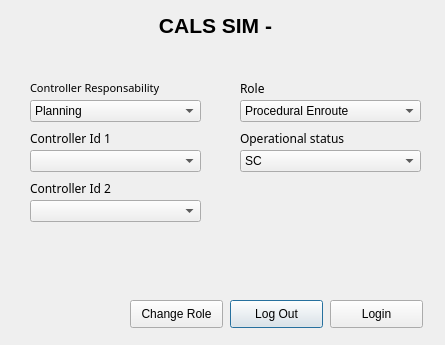
<?xml version="1.0" encoding="UTF-8"?>
<ui version="4.0">
 <class>Dialog</class>
 <widget class="QDialog" name="Dialog">
  <property name="geometry">
   <rect>
    <x>0</x>
    <y>0</y>
    <width>445</width>
    <height>345</height>
   </rect>
  </property>
  <property name="windowTitle">
   <string>Dialog</string>
  </property>
  <widget class="QLabel" name="label">
   <property name="geometry">
    <rect>
     <x>10</x>
     <y>10</y>
     <width>411</width>
     <height>31</height>
    </rect>
   </property>
   <property name="font">
    <font>
     <family>Nirmala UI</family>
     <pointsize>16</pointsize>
     <weight>75</weight>
     <bold>true</bold>
    </font>
   </property>
   <property name="text">
    <string>CALS SIM -</string>
   </property>
   <property name="alignment">
    <set>Qt::AlignCenter</set>
   </property>
  </widget>
  <widget class="QComboBox" name="controller_responsability">
   <property name="geometry">
    <rect>
     <x>30</x>
     <y>100</y>
     <width>171</width>
     <height>22</height>
    </rect>
   </property>
   <item>
    <property name="text">
     <string>Planning</string>
    </property>
   </item>
   <item>
    <property name="text">
     <string>Tactical</string>
    </property>
   </item>
   <item>
    <property name="text">
     <string>Weather</string>
    </property>
   </item>
  </widget>
  <widget class="QComboBox" name="role">
   <property name="geometry">
    <rect>
     <x>240</x>
     <y>100</y>
     <width>181</width>
     <height>22</height>
    </rect>
   </property>
   <item>
    <property name="text">
     <string>Procedural Enroute</string>
    </property>
   </item>
   <item>
    <property name="text">
     <string>Radar Terminal</string>
    </property>
   </item>
   <item>
    <property name="text">
     <string>Radar Arrivals</string>
    </property>
   </item>
   <item>
    <property name="text">
     <string>Radar Departures</string>
    </property>
   </item>
   <item>
    <property name="text">
     <string>Ground Procedural</string>
    </property>
   </item>
   <item>
    <property name="text">
     <string>Local Procedural</string>
    </property>
   </item>
  </widget>
  <widget class="QComboBox" name="operational_status">
   <property name="geometry">
    <rect>
     <x>240</x>
     <y>150</y>
     <width>181</width>
     <height>22</height>
    </rect>
   </property>
   <item>
    <property name="text">
     <string>SC</string>
    </property>
   </item>
   <item>
    <property name="text">
     <string>MCM</string>
    </property>
   </item>
   <item>
    <property name="text">
     <string>MCI</string>
    </property>
   </item>
   <item>
    <property name="text">
     <string>MCU</string>
    </property>
   </item>
  </widget>
  <widget class="QPushButton" name="logout">
   <property name="geometry">
    <rect>
     <x>230</x>
     <y>300</y>
     <width>93</width>
     <height>28</height>
    </rect>
   </property>
   <property name="font">
    <font>
     <family>MS Sans Serif</family>
     <pointsize>9</pointsize>
    </font>
   </property>
   <property name="text">
    <string>Log Out</string>
   </property>
  </widget>
  <widget class="QPushButton" name="change_role">
   <property name="geometry">
    <rect>
     <x>130</x>
     <y>300</y>
     <width>93</width>
     <height>28</height>
    </rect>
   </property>
   <property name="font">
    <font>
     <family>MS Sans Serif</family>
     <pointsize>9</pointsize>
    </font>
   </property>
   <property name="text">
    <string>Change Role</string>
   </property>
  </widget>
  <widget class="QLabel" name="label_2">
   <property name="geometry">
    <rect>
     <x>30</x>
     <y>180</y>
     <width>111</width>
     <height>16</height>
    </rect>
   </property>
   <property name="font">
    <font>
     <family>Sitka Small</family>
    </font>
   </property>
   <property name="text">
    <string>Controller Id 2</string>
   </property>
  </widget>
  <widget class="QLabel" name="label_3">
   <property name="geometry">
    <rect>
     <x>30</x>
     <y>130</y>
     <width>111</width>
     <height>16</height>
    </rect>
   </property>
   <property name="font">
    <font>
     <family>Sitka Small</family>
    </font>
   </property>
   <property name="text">
    <string>Controller Id 1</string>
   </property>
  </widget>
  <widget class="QLabel" name="label_4">
   <property name="geometry">
    <rect>
     <x>30</x>
     <y>80</y>
     <width>191</width>
     <height>16</height>
    </rect>
   </property>
   <property name="font">
    <font>
     <family>Sitka Small</family>
     <pointsize>8</pointsize>
    </font>
   </property>
   <property name="text">
    <string>Controller Responsability</string>
   </property>
  </widget>
  <widget class="QLabel" name="label_5">
   <property name="geometry">
    <rect>
     <x>240</x>
     <y>80</y>
     <width>55</width>
     <height>16</height>
    </rect>
   </property>
   <property name="font">
    <font>
     <family>Sitka Small</family>
    </font>
   </property>
   <property name="text">
    <string>Role</string>
   </property>
  </widget>
  <widget class="QLabel" name="label_6">
   <property name="geometry">
    <rect>
     <x>240</x>
     <y>130</y>
     <width>141</width>
     <height>16</height>
    </rect>
   </property>
   <property name="font">
    <font>
     <family>Sitka Small</family>
    </font>
   </property>
   <property name="text">
    <string>Operational status</string>
   </property>
  </widget>
  <widget class="QPushButton" name="login">
   <property name="geometry">
    <rect>
     <x>330</x>
     <y>300</y>
     <width>93</width>
     <height>28</height>
    </rect>
   </property>
   <property name="font">
    <font>
     <family>MS Sans Serif</family>
     <pointsize>9</pointsize>
    </font>
   </property>
   <property name="text">
    <string>Login</string>
   </property>
  </widget>
  <widget class="QLabel" name="error">
   <property name="geometry">
    <rect>
     <x>30</x>
     <y>250</y>
     <width>381</width>
     <height>16</height>
    </rect>
   </property>
   <property name="text">
    <string/>
   </property>
  </widget>
  <widget class="QComboBox" name="controller_id_1">
   <property name="geometry">
    <rect>
     <x>30</x>
     <y>150</y>
     <width>171</width>
     <height>22</height>
    </rect>
   </property>
  </widget>
  <widget class="QComboBox" name="controller_id_2">
   <property name="geometry">
    <rect>
     <x>30</x>
     <y>200</y>
     <width>171</width>
     <height>22</height>
    </rect>
   </property>
  </widget>
  <widget class="QLabel" name="facility">
   <property name="geometry">
    <rect>
     <x>310</x>
     <y>20</y>
     <width>111</width>
     <height>16</height>
    </rect>
   </property>
   <property name="text">
    <string/>
   </property>
  </widget>
  <widget class="QLabel" name="workstation">
   <property name="geometry">
    <rect>
     <x>30</x>
     <y>50</y>
     <width>171</width>
     <height>16</height>
    </rect>
   </property>
   <property name="text">
    <string/>
   </property>
  </widget>
 </widget>
 <resources/>
 <connections/>
</ui>
